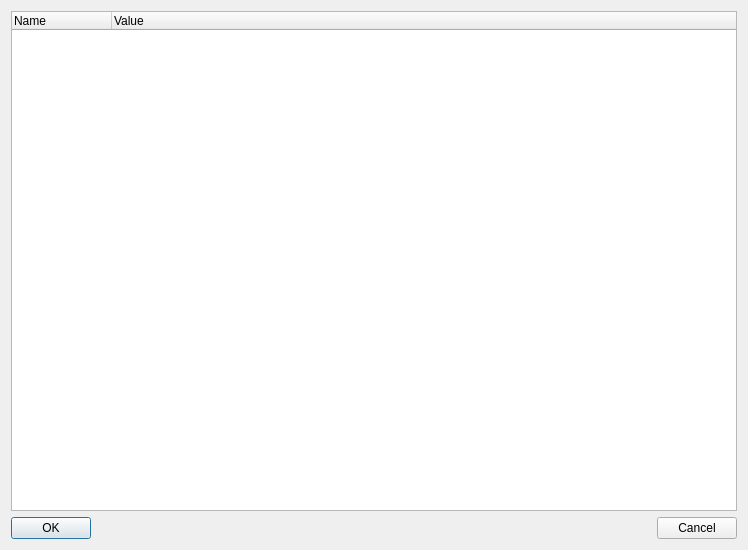
<?xml version="1.0" encoding="UTF-8"?>
<ui version="4.0">
 <class>GUISolverSettingDialog</class>
 <widget class="QDialog" name="GUISolverSettingDialog">
  <property name="geometry">
   <rect>
    <x>0</x>
    <y>0</y>
    <width>748</width>
    <height>550</height>
   </rect>
  </property>
  <property name="windowTitle">
   <string>Solver Settings</string>
  </property>
  <layout class="QGridLayout" name="gridLayout">
   <item row="0" column="0">
    <widget class="QTreeWidget" name="treeWidget">
     <property name="columnCount">
      <number>2</number>
     </property>
     <column>
      <property name="text">
       <string>Name</string>
      </property>
     </column>
     <column>
      <property name="text">
       <string>Value</string>
      </property>
     </column>
    </widget>
   </item>
   <item row="1" column="0">
    <layout class="QHBoxLayout" name="horizontalLayout">
     <item>
      <widget class="QPushButton" name="pushButton_OK">
       <property name="text">
        <string>OK</string>
       </property>
      </widget>
     </item>
     <item>
      <spacer name="horizontalSpacer">
       <property name="orientation">
        <enum>Qt::Horizontal</enum>
       </property>
       <property name="sizeHint" stdset="0">
        <size>
         <width>40</width>
         <height>20</height>
        </size>
       </property>
      </spacer>
     </item>
     <item>
      <widget class="QPushButton" name="pushButton_Cancel">
       <property name="text">
        <string>Cancel</string>
       </property>
      </widget>
     </item>
    </layout>
   </item>
  </layout>
 </widget>
 <resources/>
 <connections/>
</ui>
